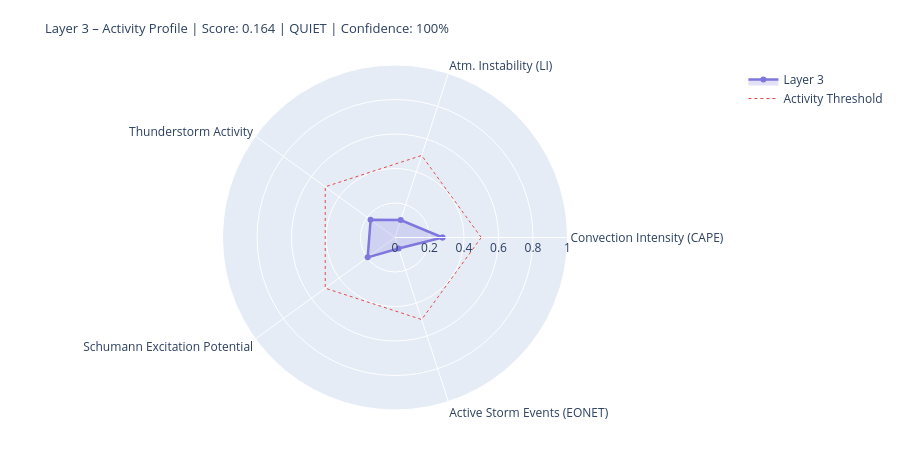

Notebook cell for this chart:
### Markdown cell above
---
## 4. State Assessment & Handoff to Layer 4/5

### Code cell
# ============================================================
# LAYER-3-SCORE
# Five dynamic components
# ============================================================

def norm(v, lo, hi):
    if v is None or (isinstance(v, float) and math.isnan(v)): return None
    return round(max(0.0, min(1.0, (v - lo) / (hi - lo))), 4)

# --- 1) Convection intensity (global CAPE mean) ---
cape_mean = df_atm['cape'].dropna().mean() if not df_atm.empty else None
conv_score = norm(cape_mean, 0, 3000)
conv_src   = 'primary' if cape_mean is not None else 'missing'

# --- 2) Atmospheric instability (LI mean) ---
li_mean   = df_atm['li'].dropna().mean() if not df_atm.empty else None
# Negative LI = unstable → higher score
instab_score = norm(-li_mean if li_mean is not None else None, -6, 6)
instab_src   = 'primary' if li_mean is not None else 'missing'

# --- 3) Thunderstorm activity (mean thunder score + WMO count) ---
thunder_mean = df_atm['thunder_score'].mean() if not df_atm.empty else None
n_thunder    = int(df_atm['thunderstorm'].sum()) if not df_atm.empty else 0
thunder_score_val = norm(
    (thunder_mean or 0) * 0.7 + n_thunder * 0.1, 0, 1.0
) if thunder_mean is not None else None
thunder_src = 'primary'

# --- 4) Schumann excitation potential (weighted Schumann contribution) ---
schumann_pot = df_atm['schumann_contribution'].mean() if not df_atm.empty else None
# Boosted by Layer-2 thunderstorm trigger
if schumann_pot is not None and l2_thunder:
    schumann_pot = min(1.0, schumann_pot * 1.2)
schumann_score = norm(schumann_pot, 0, 1.0) if schumann_pot is not None else None
schumann_src   = 'derived'

# --- 5) Storm activity (NASA EONET) ---
# Distinction: None = data not loaded, 0.0 = loaded but no events
storm_score = None
storm_src   = 'missing'
if raw.get('storms') is not None:          # API reached successfully
    storm_score = norm(len(storm_events), 0, 30) if storm_events else 0.0
    storm_src   = 'primary'

# X-Ray and Kp: context only, not in dynamic score
# (X-Ray = Layer-0/4 driver; Kp = geomagnetic index, not a lightning proxy)
xray_context = None
if raw.get('xray'):
    df_xc = pd.DataFrame(raw['xray'])
    fc = next((c for c in df_xc.columns
               if any(k in c.lower() for k in ['flux','long']) and 'time' not in c.lower()),
              df_xc.columns[1])
    df_xc[fc] = pd.to_numeric(df_xc[fc], errors='coerce')
    xray_last = df_xc[fc].dropna().iloc[-1] if not df_xc[fc].dropna().empty else None
    if xray_last:
        xray_class = ('X' if xray_last>=1e-4 else 'M' if xray_last>=1e-5
                      else 'C' if xray_last>=1e-6 else 'B')
        xray_context = {'flux': float(xray_last), 'class': xray_class}
        print(f'X-Ray context: {xray_class}-class ({xray_last:.2e} W/m²)')

# --- Aggregate ---
COMPONENTS = {
    'Convection Intensity (CAPE)':  {'score': conv_score,       'source': conv_src,    'dynamic': True},
    'Atm. Instability (LI)':         {'score': instab_score,     'source': instab_src,  'dynamic': True},
    'Thunderstorm Activity':              {'score': thunder_score_val, 'source': thunder_src, 'dynamic': True},
    'Schumann Excitation Potential':   {'score': schumann_score,   'source': schumann_src,'dynamic': True},
    'Active Storm Events (EONET)': {'score': storm_score,      'source': storm_src,   'dynamic': True},
}

available   = {k: v['score'] for k, v in COMPONENTS.items() if v['score'] is not None}
unavailable = [k for k, v in COMPONENTS.items() if v['score'] is None]
layer3_score = round(sum(available.values()) / len(available), 4) if available else None
confidence   = round(len(available) / len(COMPONENTS), 2)
level = ('unknown' if layer3_score is None
         else 'quiet'   if layer3_score < 0.3
         else 'moderate' if layer3_score < 0.6
         else 'active')
dominant_l3 = max(available, key=available.get) if available else 'none'

# --- Ausgabe ---
W = 68
print('=' * W)
print('LAYER 3 – ATMOSPHERE / WEATHER / THUNDERSTORMS – STATE ASSESSMENT')
print('=' * W)
for name, comp in COMPONENTS.items():
    s = comp['score']
    if s is not None:
        bar = '█' * int(s * 20) + '░' * (20 - int(s * 20))
        print(f'  {name:<36} {bar}  {s:.3f}  [{comp["source"]}]')
    else:
        print(f'  {name:<36} {"─" * 20}  n/a   [missing]')
print('-' * W)
print(f'  Score:        {layer3_score:.3f}  ({len(available)}/{len(COMPONENTS)} components)')
print(f'  Confidence:   {confidence:.0%}')
print(f'  Level:        {level.upper()}')
print(f'  Dominant:     {dominant_l3}')
print(f'  CAPE mean:    {cape_mean:.0f} J/kg' if cape_mean else '  CAPE mean:    n/a')
print(f'  LI mean:      {li_mean:.1f} K' if li_mean is not None else '  LI mean:      n/a')
print(f'  Thunderstorms:{n_thunder} points (WMO)  +  {len(storm_events)} NASA EONET')
print('=' * W)

# Radar
cats   = list(available.keys())
vals_r = list(available.values())
if len(cats) >= 3:
    fig = go.Figure()
    fig.add_trace(go.Scatterpolar(
        r=vals_r + [vals_r[0]], theta=cats + [cats[0]],
        fill='toself', fillcolor='rgba(127,119,221,0.22)',
        line=dict(color='#7F77DD', width=2.5), name='Layer 3'
    ))
    fig.add_trace(go.Scatterpolar(
        r=[0.5] * (len(cats)+1), theta=cats + [cats[0]],
        line=dict(color='#E24B4A', dash='dot', width=1),
        mode='lines', name='Activity Threshold'
    ))
    fig.update_layout(
        title=dict(
            text=f'Layer 3 – Activity Profile | Score: {layer3_score:.3f} | {level.upper()} | Confidence: {confidence:.0%}',
            font=dict(size=13)
        ),
        polar=dict(radialaxis=dict(visible=True, range=[0, 1])),
        height=450, showlegend=True,
        margin=dict(l=60, r=60, t=65, b=40)
    )
    fig.show()

### Figure 1 — Plotly figure (JSON) as saved in the notebook; plotly's stock layout.template omitted (floating-point values rounded to 4 significant figures)
{"data": [{"fill": "toself", "fillcolor": "rgba(127,119,221,0.22)", "line": {"color": "#7F77DD", "width": 2.5}, "name": "Layer 3", "r": [0.2753, 0.1067, 0.1749, 0.1956, 0.0667, 0.2753], "theta": ["Convection Intensity (CAPE)", "Atm. Instability (LI)", "Thunderstorm Activity", "Schumann Excitation Potential", "Active Storm Events (EONET)", "Convection Intensity (CAPE)"], "type": "scatterpolar"}, {"line": {"color": "#E24B4A", "dash": "dot", "width": 1}, "mode": "lines", "name": "Activity Threshold", "r": [0.5, 0.5, 0.5, 0.5, 0.5, 0.5], "theta": ["Convection Intensity (CAPE)", "Atm. Instability (LI)", "Thunderstorm Activity", "Schumann Excitation Potential", "Active Storm Events (EONET)", "Convection Intensity (CAPE)"], "type": "scatterpolar"}], "layout": {"height": 450, "margin": {"b": 40, "l": 60, "r": 60, "t": 65}, "polar": {"radialaxis": {"range": [0, 1], "visible": true}}, "showlegend": true, "title": {"font": {"size": 13}, "text": "Layer 3 – Activity Profile | Score: 0.164 | QUIET | Confidence: 100%"}}}
